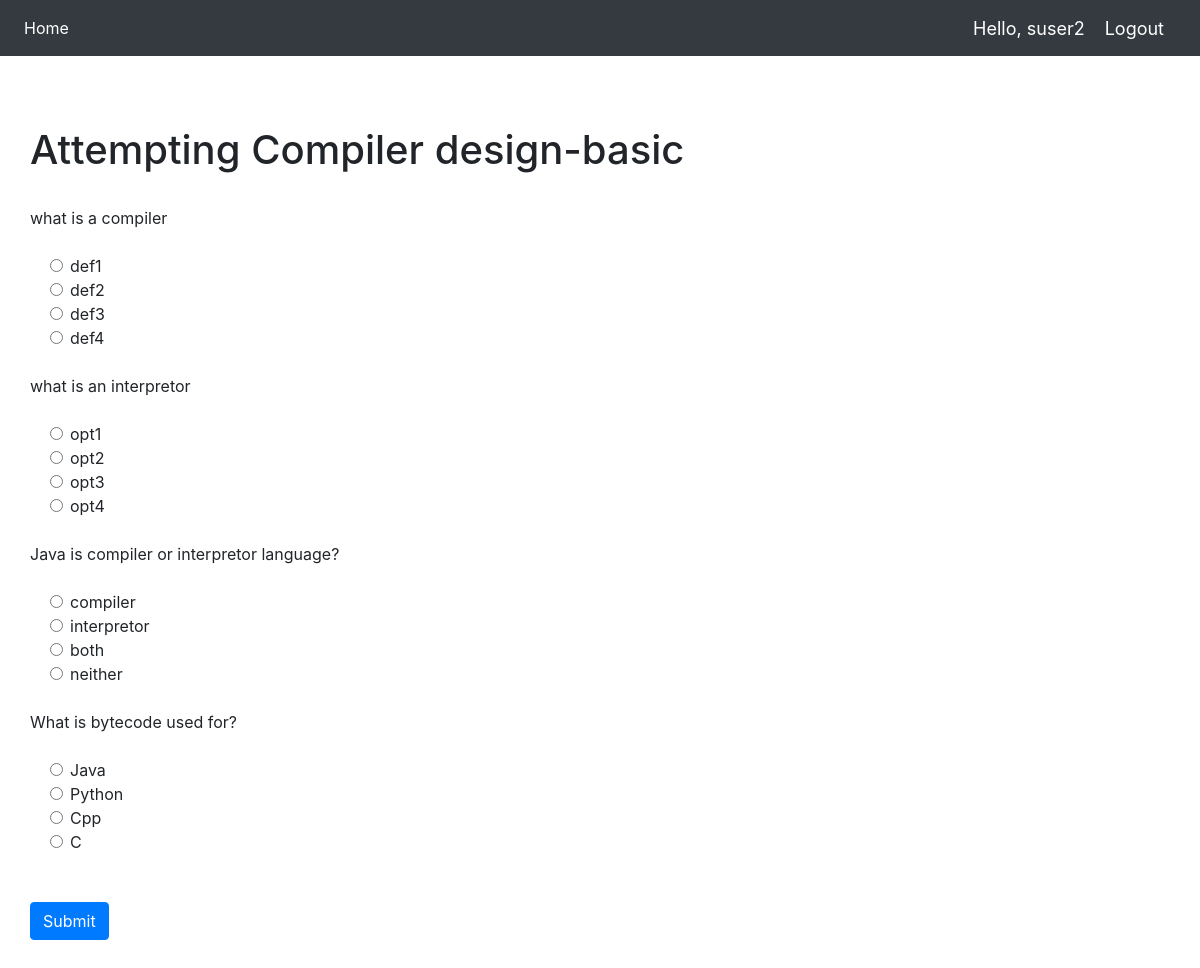
The page /attempt-quiz/3 (signed in) on the database its author committed.
### users/models.py (models this page shows)
class User(AbstractUser):
    email = models.EmailField()
    is_student = models.BooleanField(default=False)
    is_teacher = models.BooleanField(default=False)

### quiz/models.py (models this page shows, shortened)
class Quiz(models.Model):
    quiz_id = models.AutoField
    author = models.ForeignKey(User, on_delete=models.CASCADE, default=1)
    name = models.CharField(max_length=50)
    desc = models.CharField(max_length=300)
    questions = models.ManyToManyField(Question)
    is_saved = models.BooleanField(default=False)

class Question(models.Model):
    ques_id = models.AutoField
    desc = models.CharField(max_length=300)
    choice1 = models.CharField(max_length=40)
    choice2 = models.CharField(max_length=40)
    choice3 = models.CharField(max_length=40)
    choice4 = models.CharField(max_length=40)
    ans = models.CharField(max_length=1)

### quiz/views.py (the view)
# urls.py: path('attempt-quiz/<quiz_id>', views.attempt_quiz, name='attempt-quiz'),
@login_required
@student_required
def attempt_quiz(request, quiz_id):
    quiz = get_object_or_404(Quiz, id=quiz_id)
    response_qs = ResponseSheet.objects.filter(student=request.user, quiz=quiz)
    if response_qs.exists():
        messages.info(request, 'You have already attempted the quiz')
        return redirect("quiz:quiz-home")
    if request.method == 'POST':
        response_sheet = ResponseSheet.objects.create(student=request.user, quiz=quiz)
        questions = quiz.questions.all()
        score = 0
        total=0
        wrong=0
        correct=0
        for q in questions:
            response = Response.objects.create(question=q, choice_picked=request.POST.get(q.desc))
            response_sheet.responses.add(response)
            total += 1
            if q.ans == request.POST.get(q.desc):
                score += 10
                correct += 1
            else:
                wrong += 1
        percent = score/(total*10) * 100
        response_sheet.score = score
        response_sheet.correct = correct
        response_sheet.wrong = wrong
        response_sheet.save()
        context = {
            'score' : score,
            'correct' : correct,
            'wrong' : wrong,
            'percent' : percent,
            'total' : total,
            'responses' : response_sheet.responses,
        }
        return render(request, 'quiz/result.html', context)
    else:
        questions = quiz.questions.all()
        context = {
            'quiz' : quiz,
            'questions' : questions,
        }
        return render(request, 'quiz/attempt-quiz.html', context)

### templates/quiz/attempt-quiz.html (shortened to what this page needs)
{% extends 'quiz/dependencies.html' %}
{% block content %}
{% load static %}
<div class="container "; style="padding: 70px 0;">
<h1>Attempting {{quiz.name}}</h1> <br>
    <form action='' method="POST">
    {% for q  in questions%}
    <div class="form-group">
      <label for="question">{{q.desc}}</label>
    </div>
    <div class="form-check">
        <div class="form-check">
            <input class="form-check-input" type="radio" name="{{q.desc}}" id="gridRadios1" value="a">
            <label class="form-check-label" for="gridRadios1">
                {{q.choice1}}
            </label>
        </div>
        <div class="form-check">
            <input class="form-check-input" type="radio" name="{{q.desc}}" id="gridRadios2" value="b">
            <label class="form-check-label" for="gridRadios2">
                {{q.choice2}}
            </label>
        </div>
        <div class="form-check">
            <input class="form-check-input" type="radio" name="{{q.desc}}" id="gridRadios1" value="c">
            <label class="form-check-label" for="gridRadios1">
                {{q.choice3}}
            </label>
        </div>
        <div class="form-check">
            <input class="form-check-input" type="radio" name="{{q.desc}}" id="gridRadios2" value="d">
            <label class="form-check-label" for="gridRadios2">
                {{q.choice4}}
            </label>
        </div>
        <br>
    </div>
    {% endfor %}
    <br>
    <button type="submit" class="btn btn-primary">Submit</button>
  </form>
</div>
{% endblock %}

### templates/quiz/navbar.html (shortened to what this page needs)
{% load static %}
<nav class="navbar navbar-expand-lg navbar-dark bg-dark">
  <div class="collapse navbar-collapse" id="navbarNav">
    <ul class="navbar-nav">
      <li class="nav-item active">
        <a class="nav-link" href="{% url 'users:home' %}">Home</a>
      </li>
    </ul>
  </div>
  <span class="greet">Hello, {{request.user}}</span>
  <span ><a  class="greet" href="{% url 'users:logout' %}">Logout</a></span>
</nav>

### templates/quiz/navbar.html (style rules this page uses)
.greet { font-size: 18px; color: #fff; margin-right: 20px; }

### rows shown on the page
User: user "suser2"
Quiz: name "Compiler design-basic"
Question: desc "what is a compiler", choice1 "def1", choice2 "def2", choice3 "def3", choice4 "def4"
Question: desc "what is an interpretor", choice1 "opt1", choice2 "opt2", choice3 "opt3", choice4 "opt4"
Question: desc "Java is compiler or interpretor language?", choice1 "compiler", choice2 "interpretor", choice3 "both", choice4 "neither"
Question: desc "What is bytecode used for?", choice1 "Java", choice2 "Python", choice3 "Cpp", choice4 "C"
